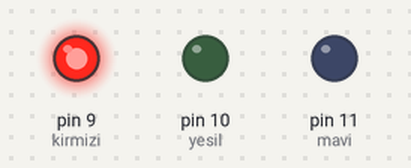
Simulated run of this sketch. Board: Arduino Uno, built with avr-gcc and run on an emulated ATmega328P. Shown: output pins drawn as LEDs (lit = HIGH).

Above: at 0.5 s.
At 1.5 s:
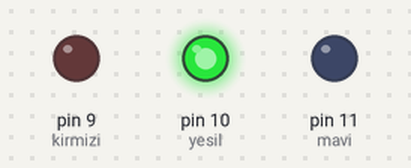
At 5.5 s:
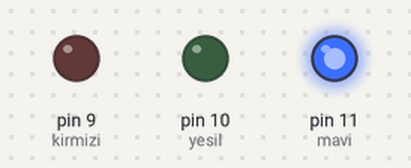
Timing chart, 0 to 6.9 s (numbered marks = the images above):
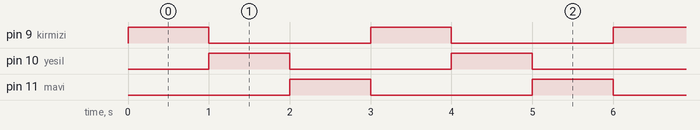

Measured:
- by itself, pin 9 (kirmizi), pin 10 (yesil), pin 11 (mavi): alternates HIGH for 1.0 s and LOW for 2.0 s
- by itself, everything shown: repeats every 3.0 s, in 3 steps

The sketch:

rgb.ino
```cpp
#define kirmizi 9
#define yesil 10
#define mavi 11

int i=0;

void setup()
{
  pinMode(kirmizi, OUTPUT);
  pinMode(yesil, OUTPUT);
  pinMode(mavi, OUTPUT);
}

void loop()
{
  for(i=9; i<=11; i++){
    digitalWrite(kirmizi, LOW);
    digitalWrite(yesil, LOW);
    digitalWrite(mavi, LOW);
    digitalWrite(i, HIGH);
    delay(1000);
  }
}
```
